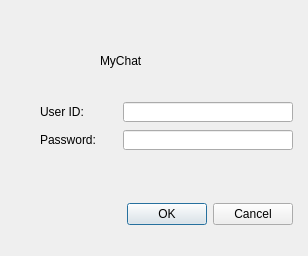
<?xml version="1.0" encoding="UTF-8"?>
<ui version="4.0">
 <class>sin_Dialog</class>
 <widget class="QDialog" name="sin_Dialog">
  <property name="geometry">
   <rect>
    <x>0</x>
    <y>0</y>
    <width>308</width>
    <height>256</height>
   </rect>
  </property>
  <property name="windowTitle">
   <string>MyChat</string>
  </property>
  <widget class="QDialogButtonBox" name="buttonBox">
   <property name="geometry">
    <rect>
     <x>100</x>
     <y>200</y>
     <width>193</width>
     <height>28</height>
    </rect>
   </property>
   <property name="orientation">
    <enum>Qt::Horizontal</enum>
   </property>
   <property name="standardButtons">
    <set>QDialogButtonBox::Cancel|QDialogButtonBox::Ok</set>
   </property>
  </widget>
  <widget class="QLabel" name="label_3">
   <property name="geometry">
    <rect>
     <x>100</x>
     <y>40</y>
     <width>171</width>
     <height>41</height>
    </rect>
   </property>
   <property name="styleSheet">
    <string notr="true">font: 20pt &quot;Arial&quot;;</string>
   </property>
   <property name="text">
    <string>MyChat</string>
   </property>
  </widget>
  <widget class="QWidget" name="">
   <property name="geometry">
    <rect>
     <x>40</x>
     <y>100</y>
     <width>253</width>
     <height>53</height>
    </rect>
   </property>
   <layout class="QVBoxLayout" name="verticalLayout">
    <item>
     <layout class="QHBoxLayout" name="horizontalLayout">
      <item>
       <widget class="QLabel" name="label">
        <property name="text">
         <string>User ID:</string>
        </property>
       </widget>
      </item>
      <item>
       <widget class="QLineEdit" name="user_id_lineEdit">
        <property name="minimumSize">
         <size>
          <width>170</width>
          <height>20</height>
         </size>
        </property>
        <property name="maximumSize">
         <size>
          <width>170</width>
          <height>20</height>
         </size>
        </property>
       </widget>
      </item>
     </layout>
    </item>
    <item>
     <layout class="QHBoxLayout" name="horizontalLayout_2">
      <item>
       <widget class="QLabel" name="label_2">
        <property name="text">
         <string>Password:</string>
        </property>
       </widget>
      </item>
      <item>
       <widget class="QLineEdit" name="password_lineEdit">
        <property name="minimumSize">
         <size>
          <width>170</width>
          <height>20</height>
         </size>
        </property>
        <property name="maximumSize">
         <size>
          <width>170</width>
          <height>20</height>
         </size>
        </property>
       </widget>
      </item>
     </layout>
    </item>
   </layout>
  </widget>
 </widget>
 <resources/>
 <connections>
  <connection>
   <sender>buttonBox</sender>
   <signal>accepted()</signal>
   <receiver>sin_Dialog</receiver>
   <slot>accept()</slot>
   <hints>
    <hint type="sourcelabel">
     <x>248</x>
     <y>254</y>
    </hint>
    <hint type="destinationlabel">
     <x>157</x>
     <y>274</y>
    </hint>
   </hints>
  </connection>
  <connection>
   <sender>buttonBox</sender>
   <signal>rejected()</signal>
   <receiver>sin_Dialog</receiver>
   <slot>reject()</slot>
   <hints>
    <hint type="sourcelabel">
     <x>316</x>
     <y>260</y>
    </hint>
    <hint type="destinationlabel">
     <x>286</x>
     <y>274</y>
    </hint>
   </hints>
  </connection>
 </connections>
</ui>
